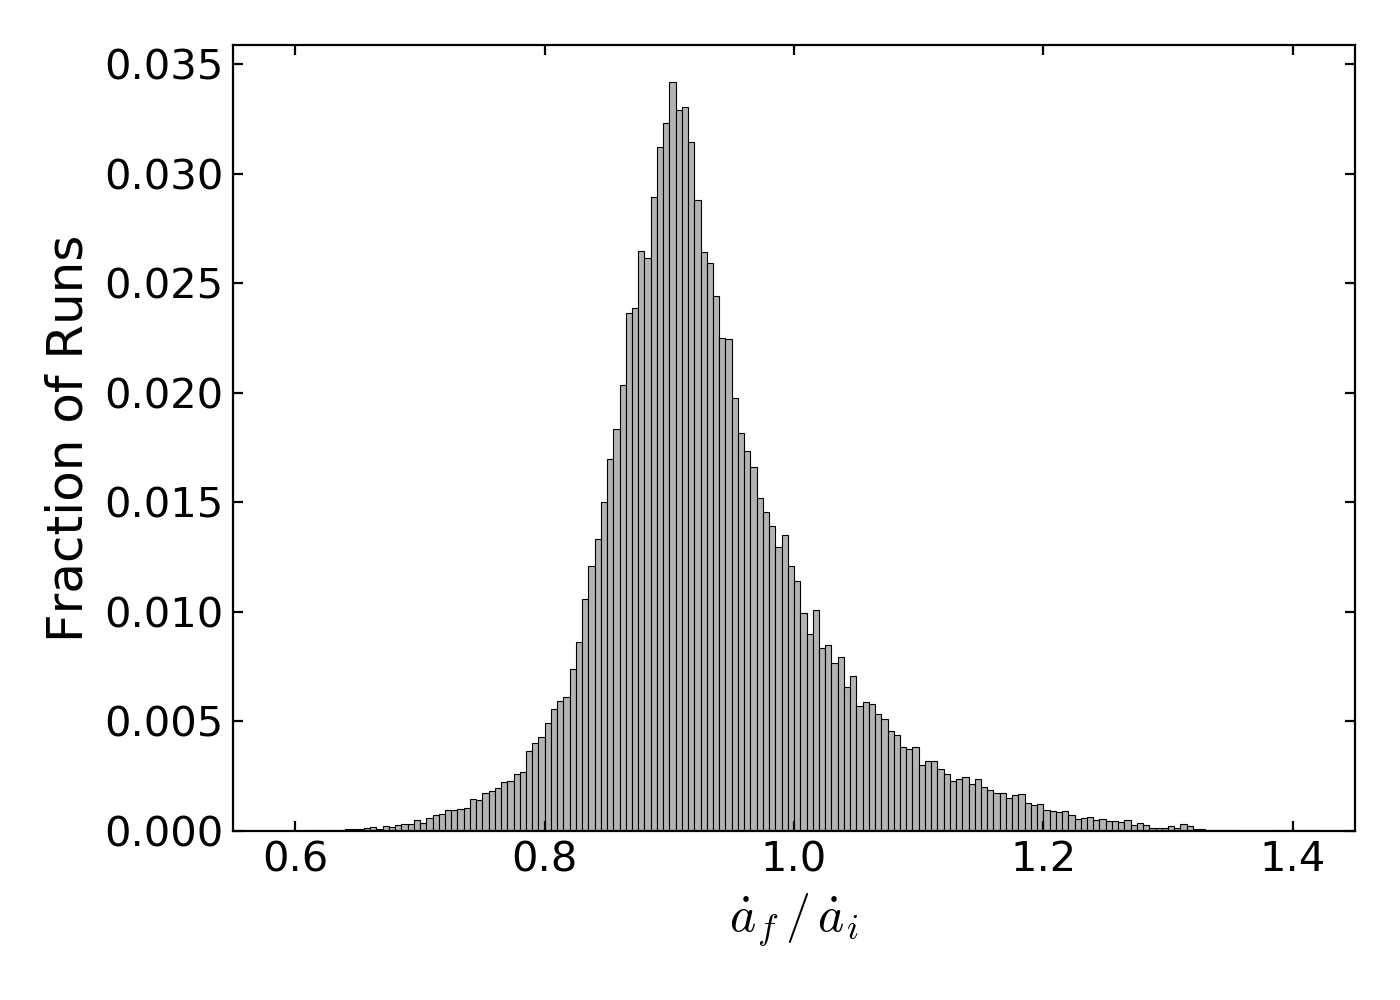

Source code (Python):
'''
Fig. 11 of Benson et al. (2022) with the Tempestovsky drift: distribution of the relative post-flyby Yarkovsky
semi-major axis drift rate a_f'/a_i' for the 50 000 runs of the sim set.

    python results/apophis_flyby_2029/fig11_tempestovsky.py      # -> fig11_tempestovsky.png

a_f' is the Tempestovsky run of each post-flyby state, a_i' the pre-flyby drift of the same run (its own pre-flyby
pole, same thermal inertia and albedo) from the grid of results/apophis_fig3 (see drift_vs_preflyby.py). D, rho,
roughness and shape noise cancel in the ratio. The paper's ratio is Eq. 6 (diurnal linear theory),
sqrt(a_i/a_f) cos(gamma_f) / cos(gamma_i). The digitized set has no pre-flyby pole per run, so it has no ratio.
'''
import os
import numpy as np
import matplotlib
matplotlib.use('Agg')
import matplotlib.pyplot as plt
from drift_vs_preflyby import HERE, load

BIN = 0.005                                     # bin width of the paper's histogram
XLIM = (0.55, 1.45)                             # paper: 0.55-1.15; the Tempestovsky ratios reach 1.42

sim, _, _ = load()
r = sim.ratio.values
for name, x, paper in (('Tempestovsky', r, ''), ('Eq. 6, same runs', sim.ratio_eq6.values, '   (paper: 0.57-1.12, 97%)')):
    print(f'{name:18s} min {x.min():.3f}  max {x.max():.3f}  median {np.median(x):.3f}  '
          f'reduction in {100 * np.mean(x < 1):.1f}% of runs{paper}')

plt.rcParams.update({'font.family': 'sans-serif', 'font.size': 15, 'mathtext.fontset': 'cm',
                     'xtick.direction': 'in', 'ytick.direction': 'in', 'xtick.top': True, 'ytick.right': True,
                     'axes.linewidth': 0.8})
fig, ax = plt.subplots(figsize=(7.0, 5.0))
bins = np.arange(XLIM[0], XLIM[1] + BIN / 2, BIN)
ax.hist(r, bins=bins, weights=np.full(len(r), 1 / len(r)), color='#b3b3b3', edgecolor='black', linewidth=0.4)
ax.set_xlim(*XLIM)
ax.set_ylim(0, None)
ax.set_xlabel(r'$\dot{a}_f\,/\,\dot{a}_i$', fontsize=18)
ax.set_ylabel('Fraction of Runs', fontsize=18)
fig.tight_layout()
out = os.path.join(HERE, 'fig11_tempestovsky.png')
fig.savefig(out, dpi=200)
print('figure:', out)
